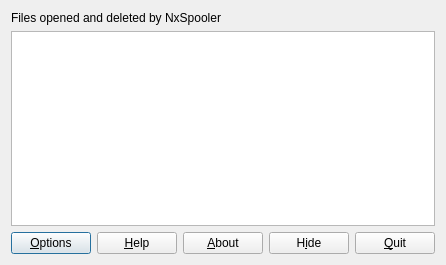
<?xml version="1.0" encoding="UTF-8"?>
<ui version="4.0">
 <class>NxSpooler</class>
 <widget class="QDialog" name="NxSpooler">
  <property name="windowModality">
   <enum>Qt::ApplicationModal</enum>
  </property>
  <property name="geometry">
   <rect>
    <x>0</x>
    <y>0</y>
    <width>405</width>
    <height>265</height>
   </rect>
  </property>
  <property name="windowTitle">
   <string notr="true">NxSpooler</string>
  </property>
  <property name="windowIcon">
   <iconset resource="nxspooler.qrc">
    <normaloff>:/img/nxspooler.png</normaloff>:/img/nxspooler.png</iconset>
  </property>
  <property name="modal">
   <bool>false</bool>
  </property>
  <layout class="QVBoxLayout" name="verticalLayout">
   <item>
    <widget class="QLabel" name="m_label_2">
     <property name="text">
      <string>Files opened and deleted by NxSpooler</string>
     </property>
    </widget>
   </item>
   <item>
    <widget class="QListWidget" name="m_listFiles">
     <property name="sizePolicy">
      <sizepolicy hsizetype="Expanding" vsizetype="MinimumExpanding">
       <horstretch>0</horstretch>
       <verstretch>0</verstretch>
      </sizepolicy>
     </property>
     <property name="minimumSize">
      <size>
       <width>0</width>
       <height>40</height>
      </size>
     </property>
     <property name="toolTip">
      <string>Files that have been opened and deleted during the execution of NxSpooler</string>
     </property>
     <property name="whatsThis">
      <string>Files that have been opened and deleted during the execution of NxSpooler</string>
     </property>
    </widget>
   </item>
   <item>
    <layout class="QHBoxLayout" name="horizontalLayout">
     <item>
      <spacer name="horizontalSpacer">
       <property name="orientation">
        <enum>Qt::Horizontal</enum>
       </property>
       <property name="sizeHint" stdset="0">
        <size>
         <width>40</width>
         <height>20</height>
        </size>
       </property>
      </spacer>
     </item>
     <item>
      <widget class="QPushButton" name="m_options">
       <property name="toolTip">
        <string>NxSpooler options</string>
       </property>
       <property name="whatsThis">
        <string>See and modify the configuration of NxSpooler.</string>
       </property>
       <property name="text">
        <string>&amp;Options</string>
       </property>
      </widget>
     </item>
     <item>
      <widget class="QPushButton" name="m_help">
       <property name="whatsThis">
        <string>Help.</string>
       </property>
       <property name="text">
        <string>&amp;Help</string>
       </property>
      </widget>
     </item>
     <item>
      <widget class="QPushButton" name="m_about">
       <property name="toolTip">
        <string>About NxSpooler</string>
       </property>
       <property name="whatsThis">
        <string>Information about NxSpooler and its license.</string>
       </property>
       <property name="text">
        <string>&amp;About</string>
       </property>
      </widget>
     </item>
     <item>
      <widget class="QPushButton" name="m_hide">
       <property name="toolTip">
        <string>Hide this window</string>
       </property>
       <property name="whatsThis">
        <string>Hide this window and set an icon in the notification area to let the user restore or quit NxSpooler.</string>
       </property>
       <property name="text">
        <string>H&amp;ide</string>
       </property>
      </widget>
     </item>
     <item>
      <widget class="QPushButton" name="m_quit">
       <property name="toolTip">
        <string>Exit from NxSpooler</string>
       </property>
       <property name="whatsThis">
        <string>Quit NxSpooler.</string>
       </property>
       <property name="text">
        <string>&amp;Quit</string>
       </property>
      </widget>
     </item>
    </layout>
   </item>
  </layout>
  <action name="m_action_quit">
   <property name="text">
    <string>&amp;Quit NxSpooler</string>
   </property>
   <property name="toolTip">
    <string>Exit from NxSpooler</string>
   </property>
  </action>
  <action name="m_action_options">
   <property name="text">
    <string>&amp;Options</string>
   </property>
   <property name="toolTip">
    <string>Open the options dialog</string>
   </property>
  </action>
  <action name="m_action_about">
   <property name="text">
    <string>&amp;About NxSpooler</string>
   </property>
   <property name="toolTip">
    <string>See information about NxSpooler</string>
   </property>
  </action>
  <action name="m_action_hide">
   <property name="text">
    <string>H&amp;ide NxSpooler</string>
   </property>
   <property name="toolTip">
    <string>Hide the window of NxSpooler</string>
   </property>
  </action>
  <action name="m_action_show">
   <property name="text">
    <string>&amp;Restore NxSpooler</string>
   </property>
   <property name="toolTip">
    <string>Makes visible the window of NxSpooler</string>
   </property>
  </action>
  <action name="m_action_help">
   <property name="text">
    <string>&amp;Help</string>
   </property>
   <property name="toolTip">
    <string>Help</string>
   </property>
  </action>
 </widget>
 <resources>
  <include location="nxspooler.qrc"/>
 </resources>
 <connections>
  <connection>
   <sender>m_hide</sender>
   <signal>clicked()</signal>
   <receiver>m_action_hide</receiver>
   <slot>trigger()</slot>
   <hints>
    <hint type="sourcelabel">
     <x>341</x>
     <y>259</y>
    </hint>
    <hint type="destinationlabel">
     <x>-1</x>
     <y>-1</y>
    </hint>
   </hints>
  </connection>
  <connection>
   <sender>m_options</sender>
   <signal>clicked()</signal>
   <receiver>m_action_options</receiver>
   <slot>trigger()</slot>
   <hints>
    <hint type="sourcelabel">
     <x>140</x>
     <y>259</y>
    </hint>
    <hint type="destinationlabel">
     <x>-1</x>
     <y>-1</y>
    </hint>
   </hints>
  </connection>
  <connection>
   <sender>m_about</sender>
   <signal>clicked()</signal>
   <receiver>m_action_about</receiver>
   <slot>trigger()</slot>
   <hints>
    <hint type="sourcelabel">
     <x>274</x>
     <y>242</y>
    </hint>
    <hint type="destinationlabel">
     <x>-1</x>
     <y>-1</y>
    </hint>
   </hints>
  </connection>
  <connection>
   <sender>m_quit</sender>
   <signal>clicked()</signal>
   <receiver>m_action_quit</receiver>
   <slot>trigger()</slot>
   <hints>
    <hint type="sourcelabel">
     <x>399</x>
     <y>259</y>
    </hint>
    <hint type="destinationlabel">
     <x>-1</x>
     <y>-1</y>
    </hint>
   </hints>
  </connection>
  <connection>
   <sender>m_action_quit</sender>
   <signal>triggered()</signal>
   <receiver>NxSpooler</receiver>
   <slot>show()</slot>
   <hints>
    <hint type="sourcelabel">
     <x>-1</x>
     <y>-1</y>
    </hint>
    <hint type="destinationlabel">
     <x>242</x>
     <y>56</y>
    </hint>
   </hints>
  </connection>
  <connection>
   <sender>m_action_about</sender>
   <signal>triggered()</signal>
   <receiver>NxSpooler</receiver>
   <slot>openAboutNxSpooler()</slot>
   <hints>
    <hint type="sourcelabel">
     <x>-1</x>
     <y>-1</y>
    </hint>
    <hint type="destinationlabel">
     <x>242</x>
     <y>132</y>
    </hint>
   </hints>
  </connection>
  <connection>
   <sender>m_action_hide</sender>
   <signal>triggered()</signal>
   <receiver>NxSpooler</receiver>
   <slot>hide()</slot>
   <hints>
    <hint type="sourcelabel">
     <x>-1</x>
     <y>-1</y>
    </hint>
    <hint type="destinationlabel">
     <x>242</x>
     <y>132</y>
    </hint>
   </hints>
  </connection>
  <connection>
   <sender>m_action_options</sender>
   <signal>triggered()</signal>
   <receiver>NxSpooler</receiver>
   <slot>openOptions()</slot>
   <hints>
    <hint type="sourcelabel">
     <x>-1</x>
     <y>-1</y>
    </hint>
    <hint type="destinationlabel">
     <x>242</x>
     <y>132</y>
    </hint>
   </hints>
  </connection>
  <connection>
   <sender>m_action_show</sender>
   <signal>triggered()</signal>
   <receiver>NxSpooler</receiver>
   <slot>show()</slot>
   <hints>
    <hint type="sourcelabel">
     <x>-1</x>
     <y>-1</y>
    </hint>
    <hint type="destinationlabel">
     <x>242</x>
     <y>132</y>
    </hint>
   </hints>
  </connection>
  <connection>
   <sender>m_action_quit</sender>
   <signal>triggered()</signal>
   <receiver>NxSpooler</receiver>
   <slot>close()</slot>
   <hints>
    <hint type="sourcelabel">
     <x>-1</x>
     <y>-1</y>
    </hint>
    <hint type="destinationlabel">
     <x>242</x>
     <y>56</y>
    </hint>
   </hints>
  </connection>
  <connection>
   <sender>m_help</sender>
   <signal>clicked()</signal>
   <receiver>m_action_help</receiver>
   <slot>trigger()</slot>
   <hints>
    <hint type="sourcelabel">
     <x>174</x>
     <y>247</y>
    </hint>
    <hint type="destinationlabel">
     <x>-1</x>
     <y>-1</y>
    </hint>
   </hints>
  </connection>
  <connection>
   <sender>m_action_help</sender>
   <signal>triggered()</signal>
   <receiver>NxSpooler</receiver>
   <slot>openHelp()</slot>
   <hints>
    <hint type="sourcelabel">
     <x>-1</x>
     <y>-1</y>
    </hint>
    <hint type="destinationlabel">
     <x>202</x>
     <y>132</y>
    </hint>
   </hints>
  </connection>
 </connections>
 <slots>
  <slot>open()</slot>
  <slot>openOptions()</slot>
  <slot>openAboutNxSpooler()</slot>
  <slot>show()</slot>
  <slot>hide()</slot>
  <slot>openHelp()</slot>
 </slots>
</ui>
